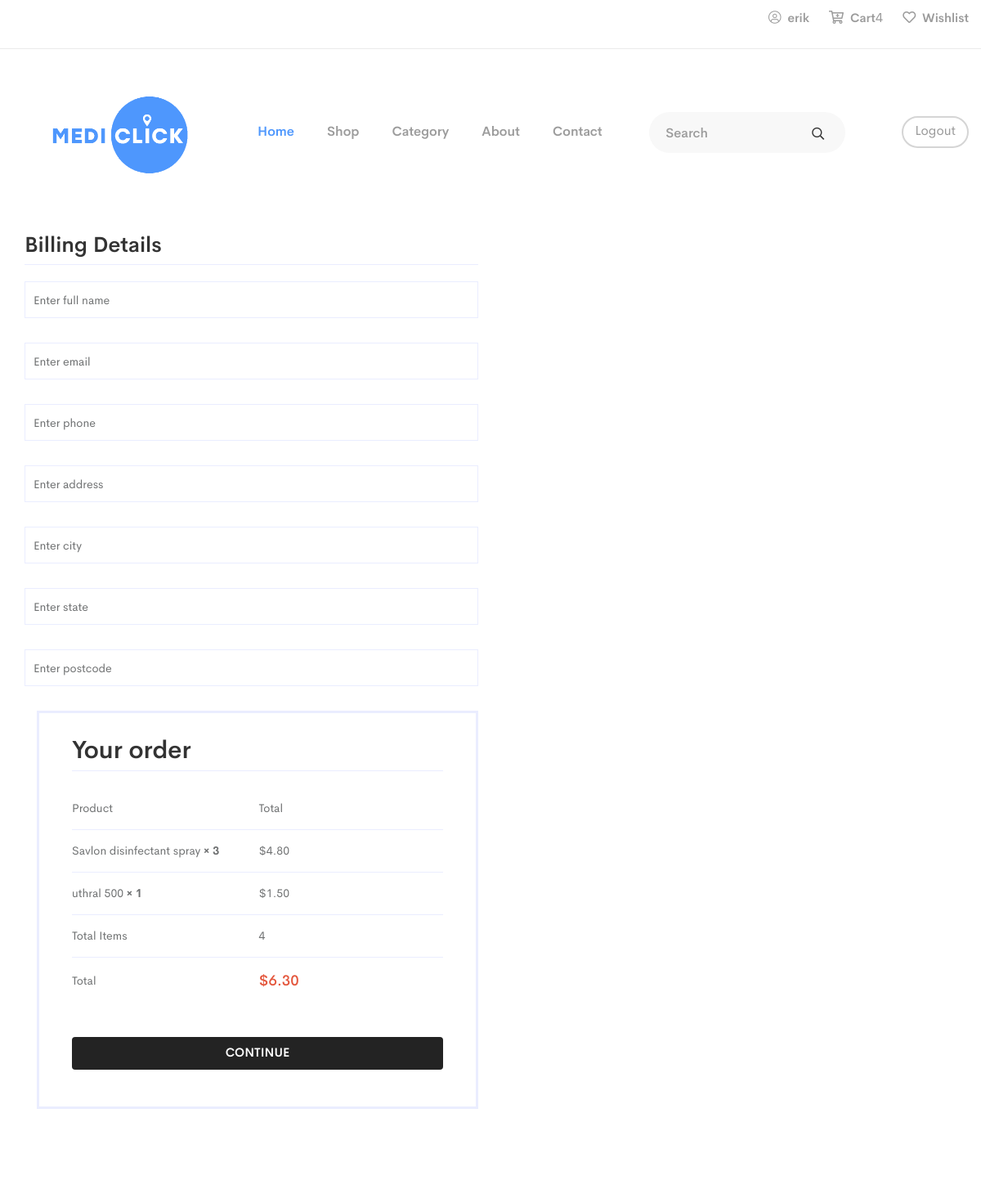
/checkout/ (signed in, upper part), run on an earlier commit of the app's database.
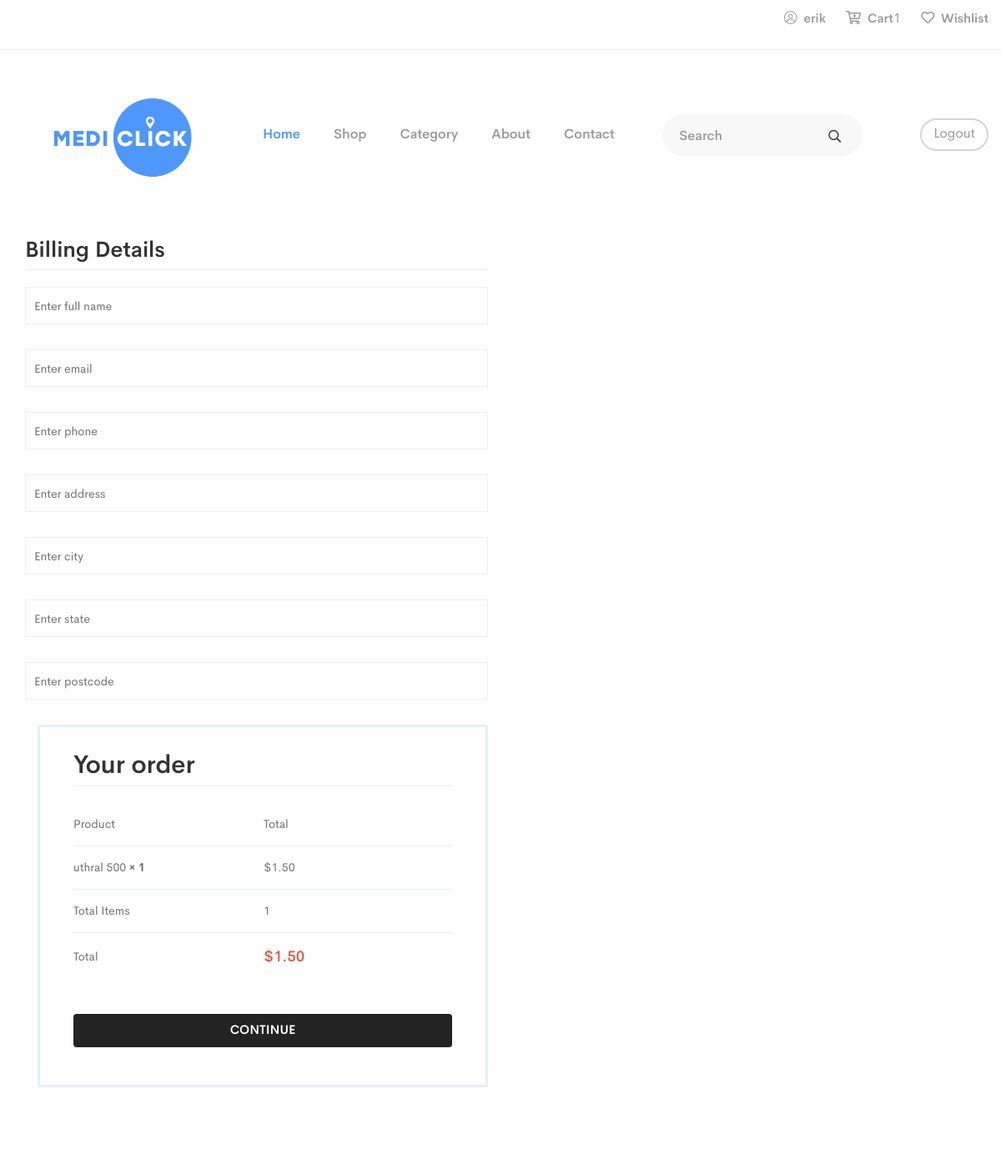
And on a later commit of the database.
### med/models.py (models this page shows, shortened)
class OrderItem(models.Model):
    product= models.ForeignKey(Product,on_delete=models.SET_NULL,null=True)
    order = models.ForeignKey(Order,on_delete=models.SET_NULL,null=True)
    quantity=models.IntegerField(default=0,null=True,blank=True)
    date_added= models.DateTimeField(auto_now_add=True)
    @property
    def get_total(self):
        total = self.product.price * self.quantity
        return total

class Product(models.Model):
    name = models.CharField(max_length=200, null=True)
    manufacturered_by = models.CharField(max_length=100, null=True)
    price = models.FloatField(null=True)
    image = models.ImageField(null=True,blank=True)
    categories = models.ForeignKey(Category, blank=True, on_delete=models.CASCADE)
    description = models.CharField(max_length=1000, null=True, blank= True)
    date_created =  models.DateTimeField(auto_now_add=True,null=True)

class Order(models.Model):
    STATUS = (
        ('Pending', 'Pending'),
		('Out for delivery', 'Out for delivery'),
		('Delivered', 'Delivered'),
        )
    customer = models.ForeignKey(Customer,on_delete=models.SET_NULL,null=True,blank=True)
    date_created = models.DateTimeField(auto_now_add=True, null=True)
    status = models.CharField(max_length=200, null=True, choices=STATUS)
    @property
    def get_cart_total(self):
        orderitems = self.orderitem_set.all()
        total = sum([item.get_total for item in orderitems])
        return total
    @property
    def get_cart_items(self):
        orderitems = self.orderitem_set.all()
        total = sum([item.quantity for item in orderitems])
        return total

### med/views.py (the view, shortened to what this page needs)
# urls.py: path('checkout/',views.checkout_view, name='checkout'),
def checkout_view(request):
	if request.session.has_key('username'):
		customer = request.user.customer
		order, created = Order.objects.get_or_create(customer=customer)
		items = order.orderitem_set.all()
		cartItems = order.get_cart_items
	else:
		items =[]
		order = {'get_cart_total': 0, 'get_cart_items':0}
		cartItems = order['get_cart_items']
	form = ShippingForm()
	context = {'form':form,'items':items, 'order':order,'cartItems':cartItems}
	return render(request,'checkout.html',context)

### med/forms.py
class ShippingForm(forms.ModelForm):
    class Meta:
        model = ShippingAddress
        fields = '__all__'
        widgets ={
            'name': forms.TextInput(attrs={'placeholder':'Enter full name'}),
            'email': forms.TextInput(attrs={'placeholder':'Enter email'}),
            'address': forms.TextInput(attrs={'placeholder':'Enter address'}),
            'city': forms.TextInput(attrs={'placeholder':'Enter city'}),
            'state': forms.TextInput(attrs={'placeholder':'Enter state'}),
            'postcode': forms.TextInput(attrs={'placeholder':'Enter postcode'}),
            'phone': forms.TextInput(attrs={'placeholder':'Enter phone'}),
        }

### med/context_procressors.py (called while the page is built)
def menu_categories(request):
    categories = Category.objects.all()
    return {'categories':categories}

### med/templates/checkout.html (shortened to what the changed rows need)
{% extends 'main.html' %}
{% load static %}
{% block content %}
<section class="checkout-area pb-70">
    <div class="container">
        <form action = "" method ='POST'>
                <div class="col-lg-6">
                    <div class="your-order mb-30 ">
                        <div class="your-order-table table-responsive">
                            <table>
                                <thead>
                                    <tr>
                                        <th class="product-name">Product</th>
                                        <th class="product-total">Total</th>
                                    </tr>
                                </thead>
                                <tbody>
                                    {% for item in items %}
                                        <tr class="cart_item">
                                            <td class="product-name">
                                                {{item.product.name}}<strong class="product-quantity"> × {{item.quantity}}</strong>
                                            </td>
                                            <td class="product-total">
                                                <span class="amount">${{item.get_total|floatformat:2}}</span>
                                            </td>
                                        </tr>
                                    {% endfor %}
                                </tbody>
                                <tfoot>
                                    <tr class="cart-total-item">
                                        <th>Total Items</th>
                                            <td><span class="amount">{{order.get_cart_items}}</span></td>
                                    </tr>
                                    <tr class="order-total">
                                        <th>Total</th>
                                        <td><strong><span class="amount">${{order.get_cart_total|floatformat:2}}</span></strong>
                                        </td>
                                    </tr>
                                </tfoot>
                            </table>
                        </div>
                    </div>
                </div>
        </form>
    </div>
</section>
{% endblock content %}

### med/templates/main.html (shortened to what the changed rows need)
{% load static %}
<!doctype html>
<html class="no-js" lang="zxx">
<head>
    <link rel="stylesheet" href="{% static 'assets/css/owl.carousel.min.css' %}">
    <link rel="stylesheet" href="{% static 'assets/css/animate.min.css' %}">
    <link rel="stylesheet" href="{% static 'assets/css/magnific-popup.css' %}">
    <link rel="stylesheet" href="{% static 'assets/css/fontawesome-all.min.css' %}">
    <link rel="stylesheet" href="{% static 'assets/css/themify-icons.css' %}">
    <link rel="stylesheet" href="{% static 'assets/css/meanmenu.css' %}">
    <link rel="stylesheet" href="{% static 'assets/css/slick.css' %}">
    <link rel="stylesheet" href="{% static 'assets/css/main.css' %}">
    <link rel="stylesheet" href="{% static 'assets/css/responsive.css' %}">
</head>
<body>
    <header>
        <div class="header-top-area pl-165 pr-165">
            <div class="container-fluid">
                <div class="row">
                    <div class="col-xl-4 col-lg-6 col-md-6">
                        <div class="header-top-right text-md-right">
                            <div class="shop-menu">
                                <ul>
                                    <li><a href="register.html"><i class="fal fa-user-circle"></i> {{request.user}}</a></li>
                                    <li><a id="cart-total" href={% url 'cart' %}><i class="far fa-cart-plus"></i> Cart</a>{{cartItems}}</p>
                                    </li>
                                    <li><a href={% url 'wishlist' %}><i class="far fa-heart"></i> Wishlist</a></li>
                                </ul>
                            </div>
                        </div>
                    </div>
                </div>
            </div>
        </div>
    </header>
    <div class="container">
        <br> {% block content %} {% endblock content %}
    </div>
</html>

What changed in the data, as far as the page shows it:
removed OrderItem: product.name "Savlon disinfectant spray", quantity "3", get_total "4.80"
computed for Order: get_cart_items "4" → "1"; get_cart_total "6.30" → "1.50"
Also different on the page:
{{ cartItems }}: "4" → "1"
